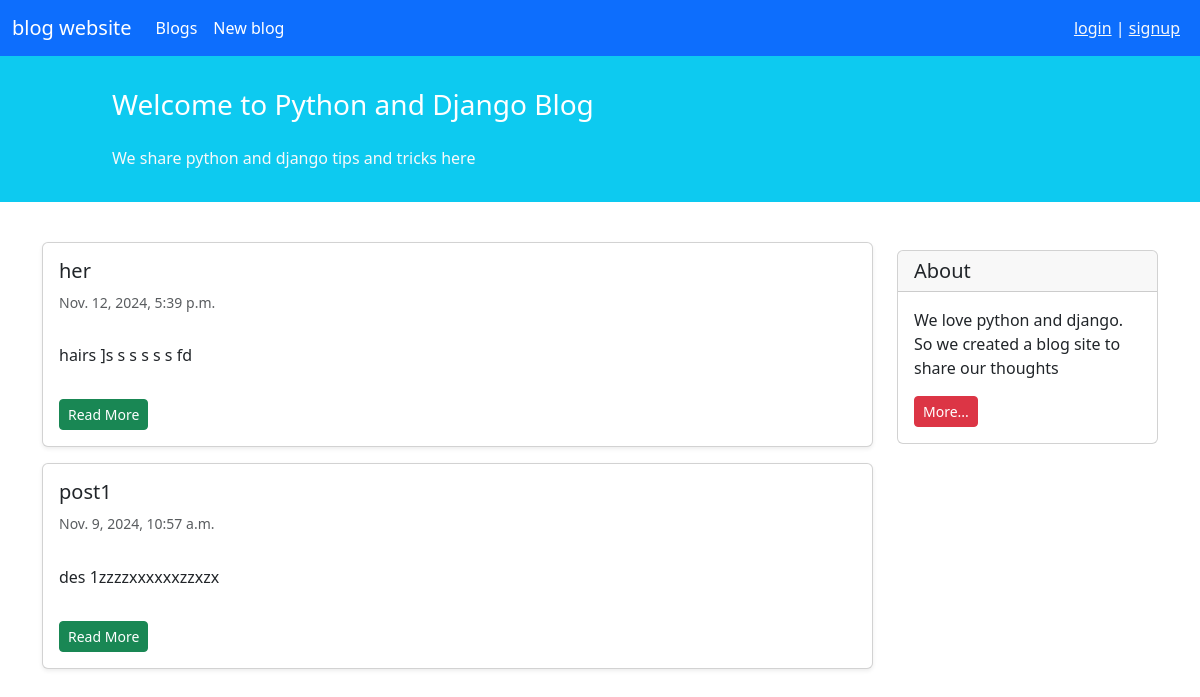
Page /post/list/ on the earlier database version.
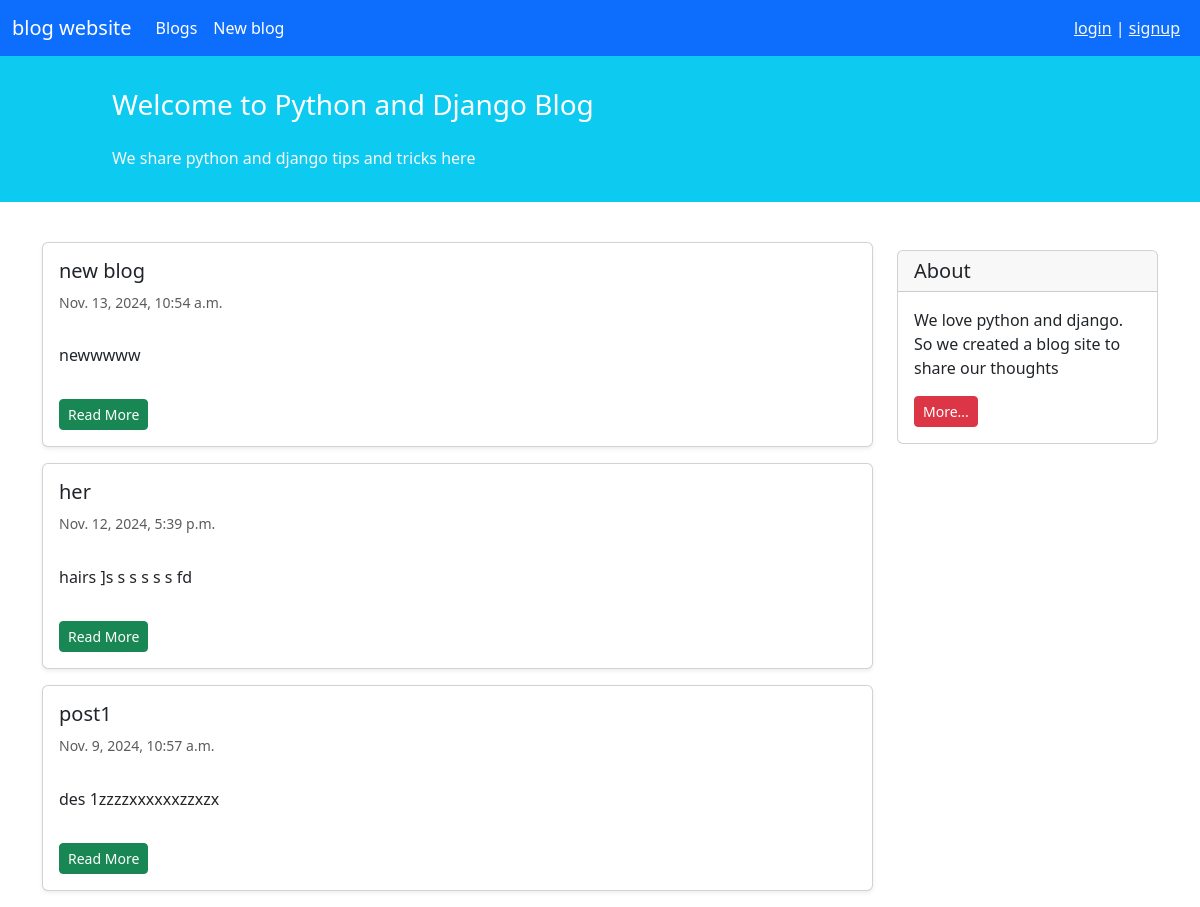
Same page on the later database version.
### blog/models.py (models this page shows, shortened)
class Post(models.Model):
    STATUS_CONDITION = (
        ('PUB', 'PUBLISHED'),
        ('DRF', 'DRAFT')
    )
    title = models.CharField(max_length=100)
    description = models.TextField()
    author = models.ForeignKey('auth.User', on_delete=models.CASCADE)
    datetime_created = models.DateTimeField(auto_now_add=True)
    datetime_modified = models.DateTimeField(auto_now=True)
    status = models.CharField(choices=STATUS_CONDITION, max_length=5, default=STATUS_CONDITION[0][0])

### blog/views.py (the view)
# urls.py: path('list/', PostListView.as_view(), name='post_list'),
class PostListView(generic.ListView):
    template_name = 'blog/post_list.html'
    context_object_name = 'posts'
    def get_queryset(self):
        return Post.objects.filter(status='PUB').order_by('-datetime_modified')

### blog/templates/blog/post_list.html (shortened to what this page needs)
{% extends '_base.html' %}
{% block content %}
    <div class="container mt-4">
        <div class="row">
            <div class="col-9">
                {% for post in posts %}
                    <div class="card shadow-sm my-3">
                        <div class="card-body">
                            <h5 class="card-title">{{ post.title}}</h5>
                            <h6 class="card-subtitle mb-2 text-muted small py-2">{{ post.datetime_created }}</h6>
                            <p class="card-text py-3">{{ post.description }}</p>
                            <a href="{% url 'post_detail' post.id %}" class="btn btn-sm btn-success">Read More</a>
                        </div>
                    </div>
                {% endfor %}
            </div>
            <div class="col-3">
                <div class="card my-4">
                    <h5 class="card-header">About</h5>
                    <div class="card-body">
                        <p class="card-text">We love python and django. So we created a blog site to share our
                            thoughts</p>
                        <a href="#"
                           class="btn btn-sm btn-danger">
                            More...
                        </a>
                    </div>
                </div>
            </div>
        </div>
    </div>
{% endblock content %}

Differences in the rows shown:
added Post: title "new blog", datetime_created "Nov. 13, 2024, 10:54 a.m.", description "newwwww"
